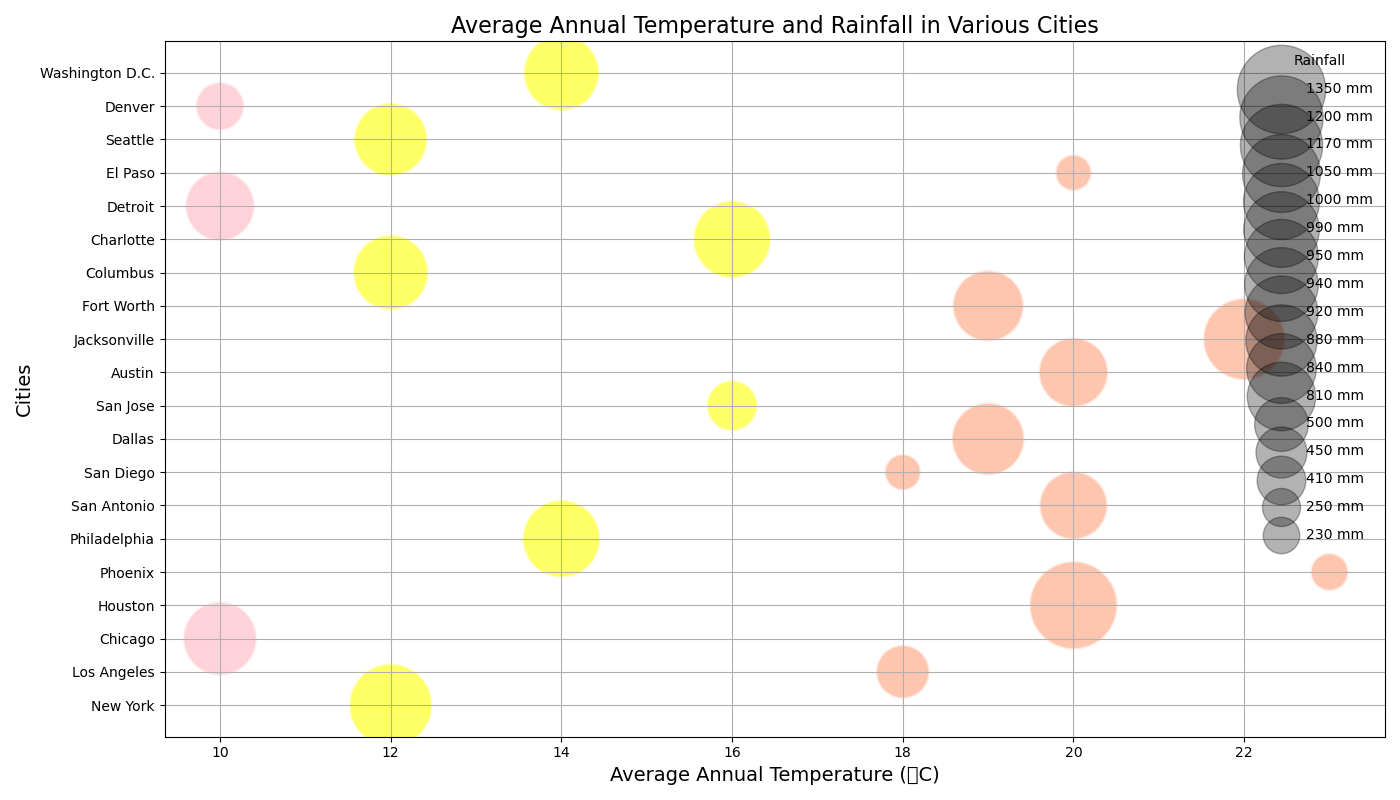

This chart was generated by the following Python code:

import matplotlib.pyplot as plt

# Data
cities = ["New York", "Los Angeles", "Chicago", "Houston", "Phoenix",
          "Philadelphia", "San Antonio", "San Diego", "Dallas", "San Jose",
          "Austin", "Jacksonville", "Fort Worth", "Columbus", "Charlotte",
          "Detroit", "El Paso", "Seattle", "Denver", "Washington D.C."]
temperatures = [12, 18, 10, 20, 23, 14, 20, 18, 19, 16,
                20, 22, 19, 12, 16, 10, 20, 12, 10, 14]
rainfall = [1200, 500, 950, 1350, 250, 1050, 810, 230, 920, 450,
            840, 1170, 880, 990, 1050, 840, 230, 940, 410, 1000]

# Bubble sizes - magnify the rainfalls for better visibility in the chart
sizes = [rain * 3 for rain in rainfall]

# Bubble colors - use a color gradient related to the temperature values
colors = ['#FFB6C1' if temp < 12 else '#FFFF00' if temp < 18 else '#FFA07A' for temp in temperatures]

# Plot
fig, ax = plt.subplots(figsize=(14, 8))
bubble = ax.scatter(temperatures, cities, s=sizes, c=colors, alpha=0.6, edgecolors="w", linewidth=2)

# Chart title and labels
ax.set_title('Average Annual Temperature and Rainfall in Various Cities', fontsize=16)
ax.set_xlabel('Average Annual Temperature (°C)', fontsize=14)
ax.set_ylabel('Cities', fontsize=14)

# Show grid
ax.grid(True)

# Add legend for size (rainfall)
for rain in sorted(set(rainfall), reverse=True):
    ax.scatter([], [], c='k', alpha=0.3, s=rain*3, label=str(rain) + ' mm')
ax.legend(scatterpoints=1, frameon=False, labelspacing=1, title='Rainfall')

# Show plot
plt.tight_layout()
plt.show()
